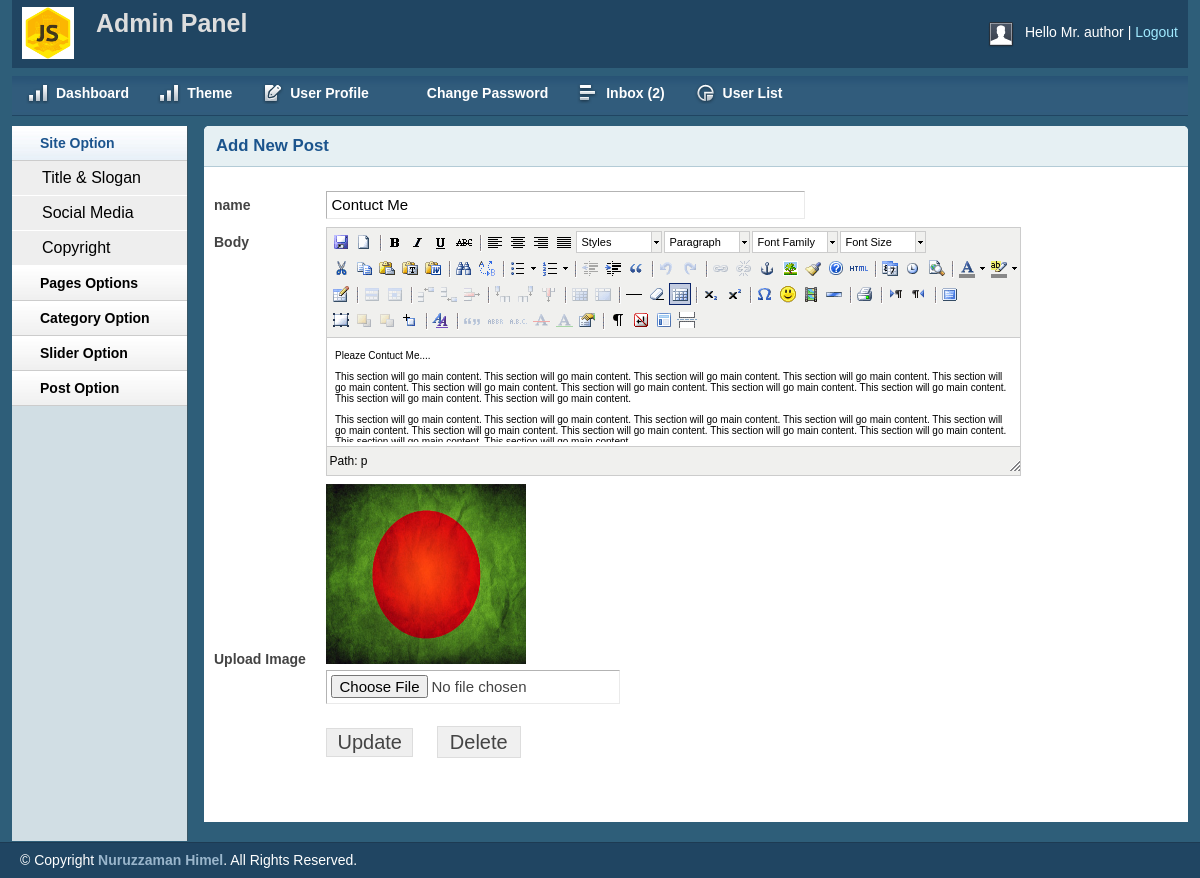
Screenshot of /admin/page.php?pageId=2 (signed in) with the database file from the repository.
### tables this page shows
CREATE TABLE `title_slogan` (
  `id` int(11) NOT NULL,
  `title` varchar(255) NOT NULL,
  `des` varchar(255) NOT NULL,
  `logo` varchar(255) NOT NULL
);

CREATE TABLE `tbl_user` (
  `id` int(11) NOT NULL,
  `name` varchar(255) NOT NULL,
  `username` varchar(100) NOT NULL,
  `password` varchar(100) NOT NULL,
  `email` varchar(255) NOT NULL,
  `des` text NOT NULL,
  `role` int(11) NOT NULL
);

CREATE TABLE `tbl_pages` (
  `id` int(11) NOT NULL,
  `userId` int(11) NOT NULL,
  `name` varchar(255) NOT NULL,
  `body` text NOT NULL,
  `image` varchar(255) NOT NULL,
  `meta_tags` varchar(255) NOT NULL,
  `meta_des` text NOT NULL
);

### lib/Database.php (called while the page is built, shortened)
<?php
Class Database{
	public $host   = DB_HOST;
	public $user   = DB_USER;
	public $pass   = DB_PASS;
	public $dbname = DB_NAME;
	public $conn;
	public function connection()
	{
		$this->conn = new mysqli($this->host,$this->user,$this->pass,$this->dbname);
	}
	public function select($query)
	{
		$result = $this->conn->query($query);
			if($result->num_rows > 0)
			{
				return $result;
			}
			else{
				return false;
			}
	}
}

### admin/lib/Session.php (called while the page is built, shortened)
<?php
	class Session
	{
		public static function sess_get($k)
		{
			if(isset($_SESSION[$k]))
			{
				return $_SESSION[$k];
			}else{
				return FALSE;
			}
		}
	}
?>

### admin/page.php (the view, shortened to what this page needs)
<?php include("inc/header.php") ?>
<?php include("inc/sidebar.php") ?>
<?php
    if(!isset($_GET['pageId']) || empty($_GET['pageId']))
    {
        header("Location: index.php");
    }
    else{
        $pageId = $_GET['pageId'];
    }
?>
<div class="grid_10">
    <div class="box round first grid">
        <h2>Add New Post</h2>
        <div class="block">
            <?php
                $query = "SELECT * FROM tbl_pages WHERE id= '$pageId ' ";
                $result = $db->select($query);
                if($result)
                {
                    while ($value = mysqli_fetch_array($result))
                    {
            ?>
            <form action="" method="post" enctype="multipart/form-data">
                <table class="form">
                    <tr>
                        <td>
                            <label>name</label>
                        </td>
                        <td>
                            <input type="text" name="name" value="<?php echo $value['name'];  ?>" class="medium" />
                        </td>
                    </tr>
                    <tr>
                        <td style="vertical-align: top; padding-top: 9px;">
                            <label>Body</label>
                        </td>
                        <td>
                        </td>
                    </tr>
                    <tr>
                        <td>
                            <label>Upload Image</label>
                        </td>
                        <td>
                            <?php
                                if($value['image'] == "No-image-available.jpg")
                                {
                            ?>
                            <img src="uploads/no img/No-image-available.jpg" alt="image" width="200px" height="180px;"><br>
                            <?php }
                            else{
                            ?>
                            <img src="uploads/<?php echo $value['image'];  ?>" alt="image" width="200px" height="180px;"><br>
                            <?php
                            }
                            ?>
                            <input type="file" name="image" />
                        </td>
                    </tr>
                 <?php
            if(Session::sess_get("userId") == $value['userId']  OR Session::sess_get("userRole") == '0')
                {
            ?>
                    <tr>
                        <td></td>
                        <td style="padding-top: 19px;">
                            <input type="submit" name="update" Value="Update" />
                            <span class="deletePg">
                                <a href="deletePage.php?dltId=<?php echo $value['id']; ?>" onclick="return confirm('Are you Sure ????')"> Delete</a>
                             </span>
                        </td>
                    </tr>
                <?php } ?>
                </table>
            </form>
            <?php } } ?>
        </div>
    </div>
</div>
<?php include("inc/footer.php") ?>

### admin/inc/header.php (shortened to what this page needs)
<?php
    include("lib/Session.php");
    $userId = Session::sess_get("userId");
    $userRole = Session::sess_get("userRole");
?>
<?php include("../lib/Database.php");  ?>
<?php
    $db = new Database();
?>
<!DOCTYPE html>
<html>
<head>
    <link rel="stylesheet" type="text/css" href="css/reset.css" media="screen" />
    <link rel="stylesheet" type="text/css" href="css/text.css" media="screen" />
    <link rel="stylesheet" type="text/css" href="css/grid.css" media="screen" />
    <link rel="stylesheet" type="text/css" href="css/layout.css" media="screen" />
    <link rel="stylesheet" type="text/css" href="css/nav.css" media="screen" />
    <link href="css/table/demo_page.css" rel="stylesheet" type="text/css" />
</head>
<body>
    <div class="container_12">
        <div class="grid_12 header-repeat">
            <div id="branding">
                <div class="floatleft logo">
                    <?php
            $query = "SELECT * FROM title_slogan WHERE id = 1";
            $rsltHeader = $db->select($query);
            while ($value = mysqli_fetch_array($rsltHeader))
            {
        ?>
            <img src="uploads/logo/<?php echo $value['logo']; ?>" alt="logo image" >
    <?php } ?>
				</div>
				<div class="floatleft middle">
					<h1><b>A</b>dmin Panel</h1>
				</div>
                <div class="floatright">
                    <div class="floatleft">
                        <img src="img/img-profile.jpg" alt="Profile Pic" /></div>
                    <div class="floatleft marginleft10">
                        <ul class="inline-ul floatleft">
                            <li>Hello
                    <?php
                    $query = "SELECT * FROM  tbl_user WHERE id = ".$userId." AND role = ".$userRole." " ;
                        $userRes = $db->select($query);
                        if($userRes)
                        {
                            $value = $userRes->fetch_assoc();
                            echo $value['name'];
                        }
                    ?>
                            </li>
                            <li><a href="?action=logout">Logout</a></li>
                        </ul>
                    </div>
                </div>
            </div>
        </div>
        <div class="grid_12">
            <ul class="nav main">
                <li class="ic-dashboard"><a href="index.php"><span>Dashboard</span></a> </li>
                <li class="ic-dashboard"><a href="theme.php"><span>Theme</span></a> </li>
                <li class="ic-form-style"><a href="userprofile.php"><span>User Profile</span></a></li>
				<li class="ic-typography"><a href="changepassword.php"><span>Change Password</span></a></li>
				<li class="ic-grid-tables"><a href="inbox.php"><span>Inbox
    <?php
                $query = "SELECT * FROM tbl_contuct WHERE status='0'" ;
                $result = $db->select($query);
                if($result)
                {
                    $count = $result->num_rows;
                    echo "(".$count.")";
                }else{
                    echo "(0)";
                }
    ?>
                </span></a></li>
                <li class="ic-charts"><a href="userlist.php"><span>User List</span></a></li>
            </ul>
        </div>

### admin/css/layout.css (style rules this page uses)
body { background: #fff none repeat scroll 0 0; color: #444; font-size: 14px; padding: 0; }
.floatleft { float:left; }
.logo img { margin-top: -15px; width: 52px; }
.middle { margin-left: 22px; margin-top: -14px; }
.middle h1 { color:#ddd;margin:0 }
.floatright { float:right; }
.inline-ul li { display:inline; color:#fff; }
.marginleft10 { margin-left:10px; }
a { color: #000; font-weight:bold; text-decoration: none; }
.container_12, .container_16 { background:#2E5E79; }
h1, h2, h3, h4, h5, h6 { line-height:1.2em; margin-bottom:.3em; }
h2 { margin-top:1em; }
#branding { font-weight: normal; margin-bottom: 0; padding: 22px 10px 3px; text-align: left; }
.header-repeat { background:url(../img/header-repeat.jpg) repeat-x; }
#branding a { color:#A1EAFF; font-weight:normal; }
#branding a:before { content:" | "; color:#fff; }
#branding ul, #branding ul li { margin:0px; padding:0px; }
#branding li { padding:0px 0px 0px 0px !important; }
.box { background:#fff; margin-bottom:20px; padding:10px 10px 10px 10px; margin-left:-8px; }
.box.grid { padding-bottom:40px; }
.box.round { -moz-border-radius: 5px 5px 0px 0px; -webkit-border-radius: 5px 5px 0px 0px; border-radius: 5px 5px 0px 0px; }
.box h2 { font-size:1.2em; font-weight:bold; color:#1B548D; background:#E6F0F3; margin:-10px -10px 0 -10px; padding:10px 12px; border-bottom:1px solid #B3CBD6; -moz-border-radius: 5px 5px 0px 0px; -webkit-border-radius: 5px 5px 0px 0px; border-radius: 5px 5px 0px 0px; }
.box.first { min-height: 628px; }
.block { padding-top:20px; }
ul, ol { padding-top:0; }
table.form { width:100%; }
table.form td { padding:4px 0px; }
table.form label { font-weight:bold; }
table.form input, table.form select { font-size: 15px; padding: 4px 4px 5px 4px; border-top: 1px solid #b3b3b3; border-left: 1px solid #b3b3b3; border-right: 1px solid #eaeaea; border-bottom: 1px solid #eaeaea; }
table.form input[type="submit"] { border: 1px solid #ddd; color: #444; cursor: pointer; font-size: 20px; padding: 2px 10px; }
input.medium { width: 55%; }
.block { padding-bottom:1px; }

### admin/js/tiny-mce/themes/advanced/skins/default/content.css (style rules this page uses)
body, td, pre { color:#000; font-family:Verdana, Arial, Helvetica, sans-serif; font-size:10px; margin:8px; }
body { background:#FFF; }
h1 { font-size: 2em }
h2 { font-size: 1.5em }
img { border:0; }
table, img, hr, .mceItemAnchor { cursor:default }
table td, table th { cursor:text }

### admin/page.php (style rules this page uses)
.deletePg { margin-left: 20px; }
.deletePg a { border: 1px solid #ddd; color: #444; cursor: pointer; font-size: 20px; padding: 4px 12px; background: #F0F0F0; font-weight: normal; }

### rows the page displays
title_slogan: logo (picture)
tbl_user: name "Mr. author"
tbl_pages: name "Contuct Me", image (picture)

### other values shown
$count "2"
